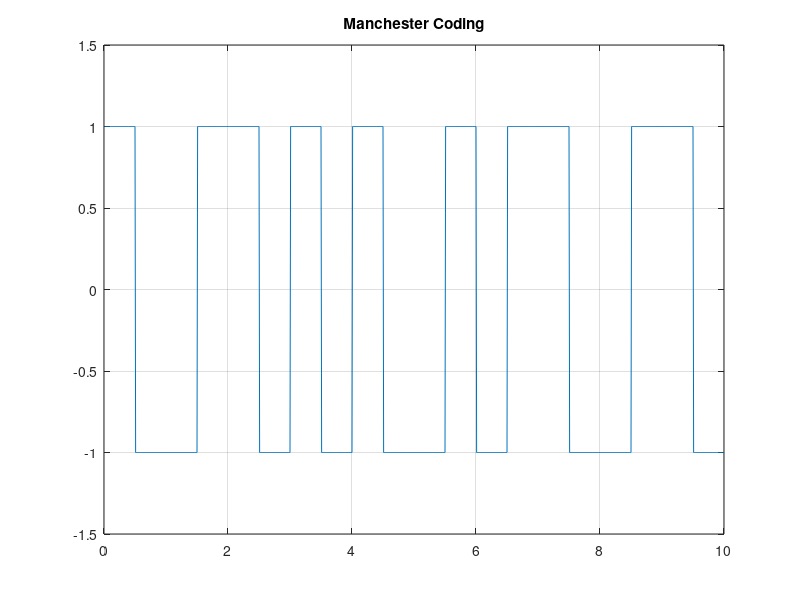

This figure's MATLAB source:
clc;
clear all;
close all;
N=10; %Number of bits
n=[1 0 1 1 1 0 0 1 0 1]; %Random bit generation
disp(n);
%Mapping Function
for m=1:N
    if n(m)==1
        nn(m)=1;
    else
        nn(m)=-1;
    end
end
%Signal Shaping
i=1;
y=[];
t=.01:0.01:N; %100 Times duration set up for a single binary bit
for j=1:N %Indexing set-up for time duration
    for xx=1:50
        pp(xx)= nn(j);
    end
    for xx=51:100
        pp(xx)= -nn(j);
    end
    y=[y pp];
end
plot(t,y);
axis([0,N,-1.5,1.5]); %Axis set-up
grid on;
title("Manchester Coding");
